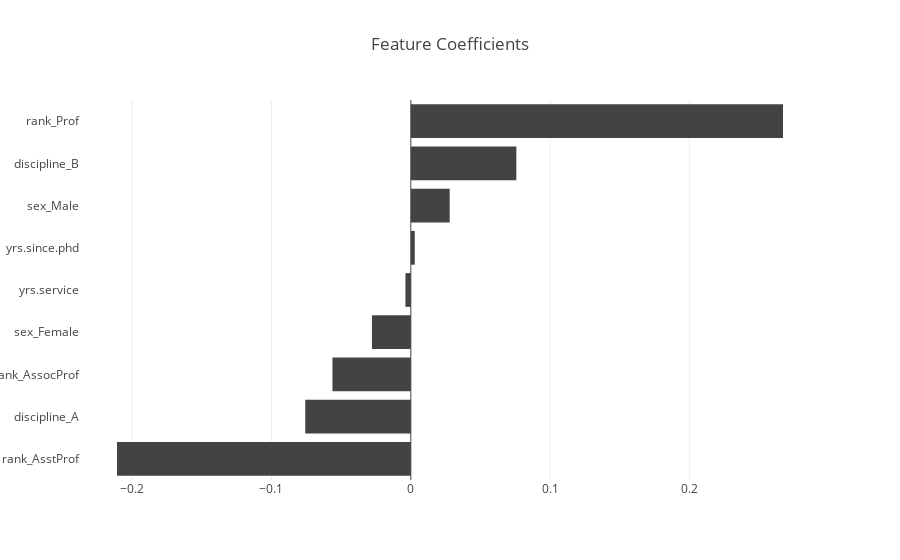

This figure's notebook cell:
### Code cell
list1, list2 = zip(*sorted(zip(model.coef_, X.columns)))
data_plot = [go.Bar(
            x=list1,
            y=list2,
            orientation = 'h',
            marker=dict(
        color='rgb(67, 67, 67)'))]
layout={
        "title":'Feature Coefficients'
    }
off.iplot({'data':data_plot,'layout':layout})

### Figure 1 — Plotly figure (JSON) as saved in the notebook; plotly's stock layout.template omitted (floating-point values rounded to 4 significant figures)
{"data": [{"marker": {"color": "rgb(67, 67, 67)"}, "orientation": "h", "type": "bar", "x": [-0.2108, -0.07571, -0.05623, -0.02788, -0.003853, 0.002827, 0.02788, 0.07571, 0.267], "y": ["rank_AsstProf", "discipline_A", "rank_AssocProf", "sex_Female", "yrs.service", "yrs.since.phd", "sex_Male", "discipline_B", "rank_Prof"]}], "layout": {"title": "Feature Coefficients"}}
